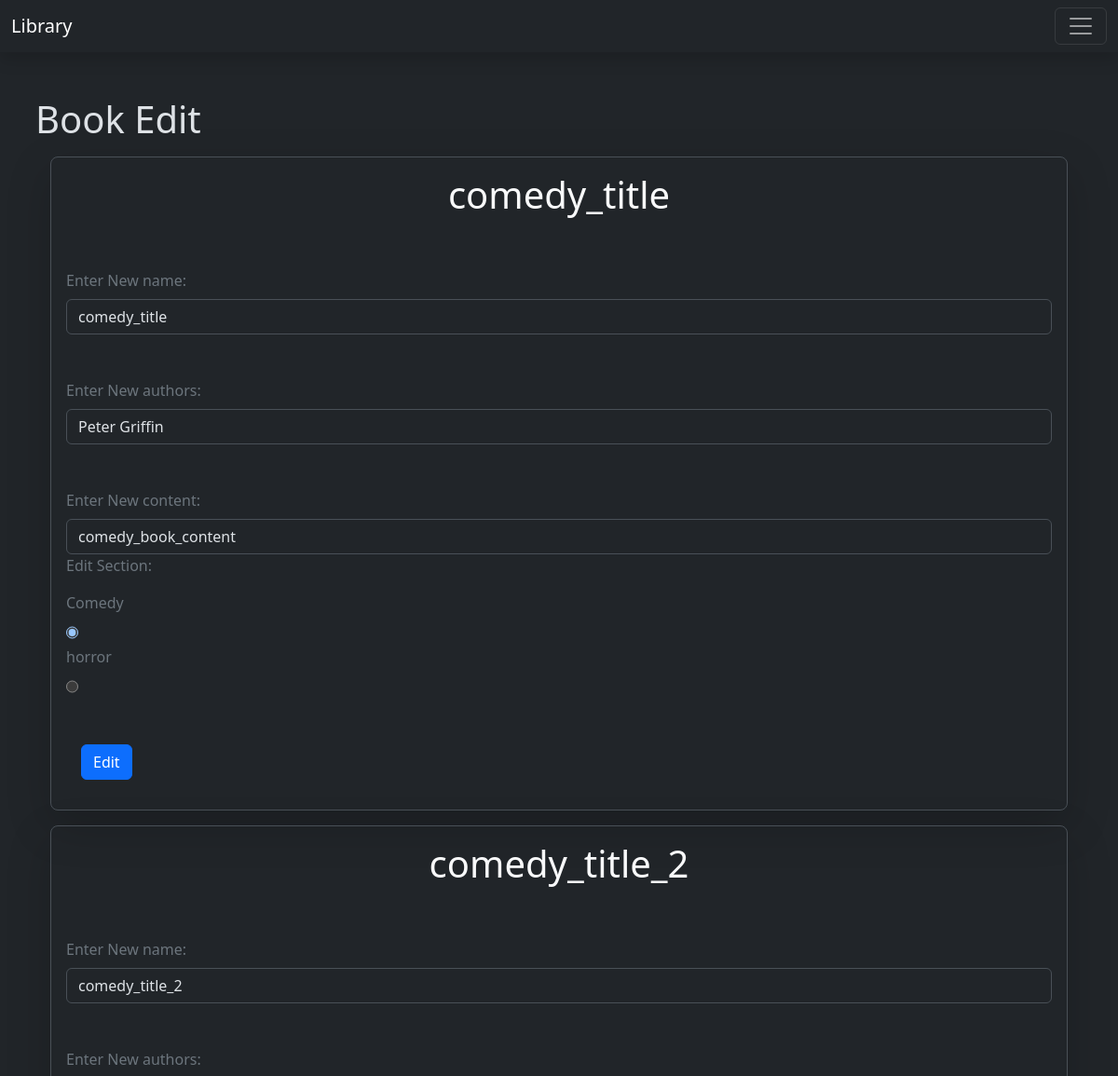
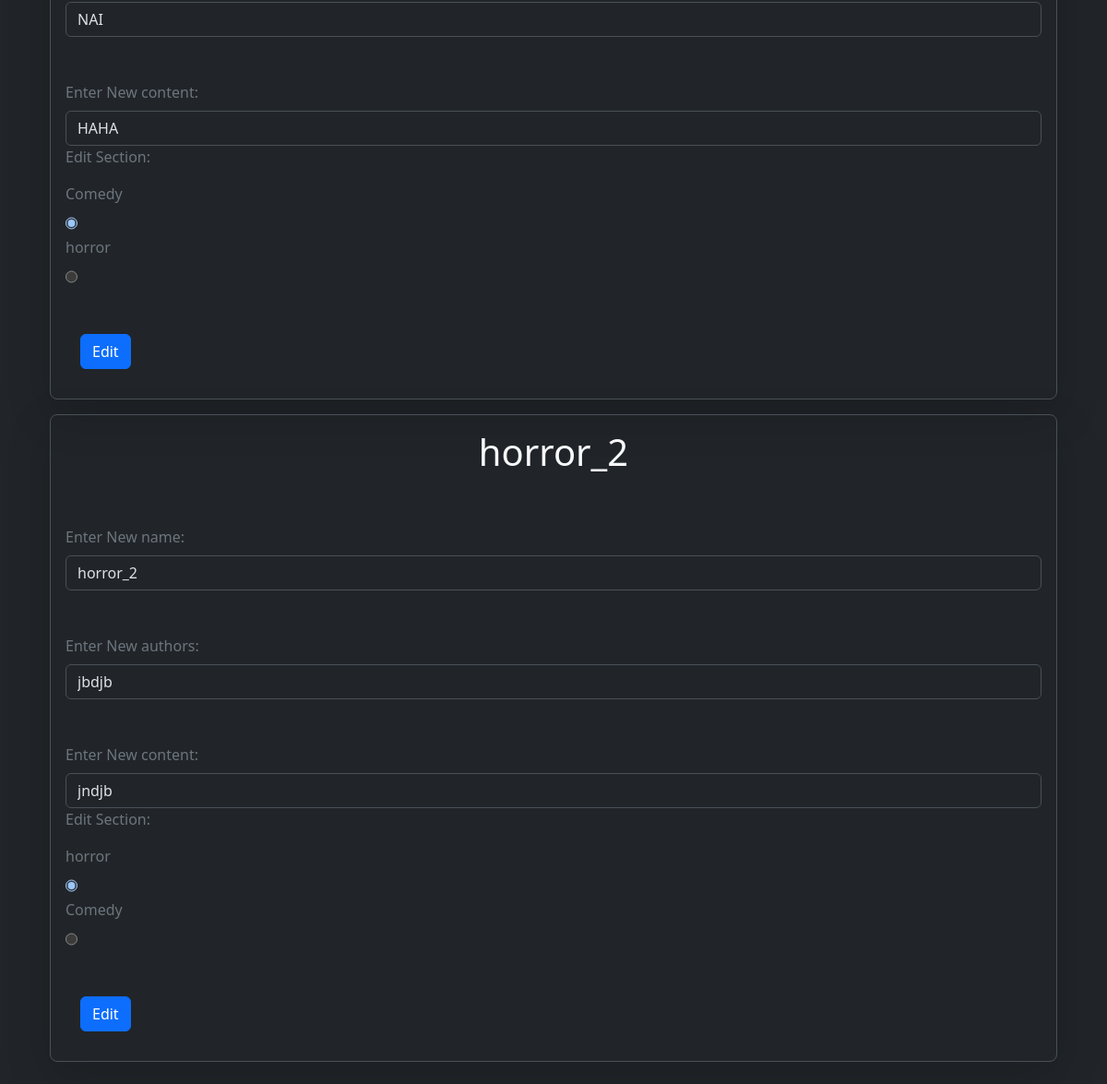
/book_edit, run on the app's committed database (2 pictures, top to bottom).
### models.py (models this page shows, shortened)
class Book(db.Model):
    __tablename__="book"
    book_id=db.Column(db.Integer, primary_key=True, autoincrement=True)
    book_content=db.Column(db.String , nullable=False)
    book_name=db.Column(db.String, nullable=False)
    book_issue_flag=db.Column(db.Integer, db.CheckConstraint("book_issue_flag in [0, 1]", name='check_book_issue_flag'), nullable=False, default=0)
    section_title=db.Column(db.String, db.ForeignKey("section.section_title"), nullable=False)
    book_requests=db.relationship("Request")
    book_authors=db.Column(db.String, nullable=False)

class Section(db.Model):
    __tablename__="section"
    section_title=db.Column(db.String,primary_key=True)
    section_description=db.Column(db.String, nullable=False)
    section_books=db.relationship("Book", backref="book_section")

### controllers.py (the view, shortened to what this page needs)
@app.route("/book_edit", methods=["GET", "POST"])
def book_edit():
    if not logged_libr:
        return redirect(url_for("libr_login"))
    books=Book.query.all()
    sections=Section.query.all()
    return render_template("book_edit.html", books=books, sections=sections)

### templates/book_edit.html (shortened to what this page needs)
<!DOCTYPE html>
<html lang="en">
<head>
    <link href="https://cdn.jsdelivr.net/npm/bootstrap@5.3.3/dist/css/bootstrap.min.css" rel="stylesheet"
>
</head>
<body class="bg-dark" data-bs-theme="dark">
    <nav class="navbar navbar-dark bg-dark fixed-top shadow">
        <div class="container-fluid">
            <a class="navbar-brand" href="/">Library</a>
            <button class="navbar-toggler" type="button" data-bs-toggle="offcanvas"
                data-bs-target="#offcanvasDarkNavbar" aria-controls="offcanvasDarkNavbar"
                aria-label="Toggle navigation">
                <span class="navbar-toggler-icon"></span>
            </button>
        </div>
    </nav>
    <div class="mt-5 p-2 container toggle-hidden">
        <h1 id="heading" class="mt-5">Book Edit</h1>
        {% for book in books %}
        <form method="post" class="shadow-lg p-3 m-3 rounded-3 border text-secondary" id="{{book.book_id}}form">
            <h1 class="text-center fs-1 text-light">{{book.book_name}}</h1>
            <label class=" mt-5 form-label" for="{{book.book_id}}new_name">Enter New name:</label>
            <input class=" form-control" type="text" name="new_name" id="{{book.book_id}}new_name" required value="{{book.book_name}}">
            <label class=" mt-5 form-label" for="{{book.book_id}}new_authors">Enter New authors:</label>
            <input class=" form-control" type="text" name="new_authors" id="{{book.book_id}}new_authors" required value="{{book.book_authors}}">
            <label class=" mt-5 form-label" for="{{book.book_id}}new_content">Enter New content:</label>
            <input class=" form-control" type="text" name="new_content" id="{{book.book_id}}new_content" required value="{{book.book_content}}">
            <p>Edit Section:</p>
            <label class="form-label" for="{{book.book_id}}{{book.section_title}}">{{book.section_title}}</label>
            <input type="radio" name="section_title" id="{{book.book_id}}{{book.section_title}}" value="{{book.section_title}}" class="form-check" checked>
            {% for section in sections %}
            {% if section.section_title!=book.section_title %}
            <label class="form-label" for="{{book.book_id}}{{section.section_title}}">{{section.section_title}}</label>
            <input type="radio" name="section_title" value="{{section.section_title}}" class="form-check" id="{{book.book_id}}{{section.section_title}}">
            {% endif %}
            {% endfor %}
            <button type="button" onclick="confirm_del('{{book.book_id}}')" class="m-3 mt-5 btn btn-primary">Edit</button>
        </form>
        {% endfor %}
    </div>
</body>
</html>

### data on the page
Book: book_name "comedy_title", new_name "comedy_title", new_authors "Peter Griffin", new_content "comedy_book_content", section_title "Comedy"
Section: section_title "horror"
Book: book_name "comedy_title_2", new_name "comedy_title_2", new_authors "NAI", new_content "HAHA", section_title "Comedy"
Book: book_name "horror_2", new_name "horror_2", new_authors "jbdjb", new_content "jndjb", section_title "horror"
Section: section_title "Comedy"
